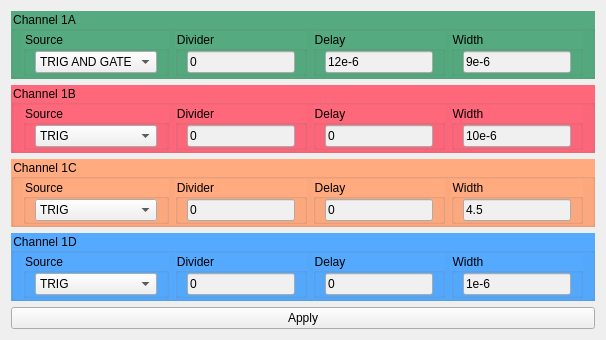
         <widget class="QWidget" name="tab_10">
          <attribute name="title">
           <string>Main trigger box</string>
          </attribute>
          <layout class="QGridLayout" name="gridLayout_58">
           <item row="1" column="0">
            <widget class="QGroupBox" name="groupBox_32">
             <property name="sizePolicy">
              <sizepolicy hsizetype="Preferred" vsizetype="Fixed">
               <horstretch>0</horstretch>
               <verstretch>0</verstretch>
              </sizepolicy>
             </property>
             <property name="styleSheet">
              <string notr="true">background-color: rgb(255, 103, 123);</string>
             </property>
             <property name="title">
              <string>Channel 1B</string>
             </property>
             <layout class="QGridLayout" name="gridLayout_43" columnstretch="1,1,1,1">
              <property name="topMargin">
               <number>0</number>
              </property>
              <property name="bottomMargin">
               <number>0</number>
              </property>
              <property name="verticalSpacing">
               <number>0</number>
              </property>
              <item row="0" column="0">
               <widget class="QGroupBox" name="groupBox_33">
                <property name="title">
                 <string>Source</string>
                </property>
                <layout class="QGridLayout" name="gridLayout_44">
                 <property name="topMargin">
                  <number>0</number>
                 </property>
                 <property name="bottomMargin">
                  <number>0</number>
                 </property>
                 <item row="0" column="0">
                  <widget class="QComboBox" name="comboBox_6">
                   <property name="styleSheet">
                    <string notr="true">background-color: rgb(240, 240, 240);</string>
                   </property>
                   <item>
                    <property name="text">
                     <string>TRIG</string>
                    </property>
                   </item>
                   <item>
                    <property name="text">
                     <string>TRIG AND GATE</string>
                    </property>
                   </item>
                  </widget>
                 </item>
                </layout>
               </widget>
              </item>
              <item row="0" column="1">
               <widget class="QGroupBox" name="groupBox_34">
                <property name="title">
                 <string>Divider</string>
                </property>
                <layout class="QGridLayout" name="gridLayout_45">
                 <property name="topMargin">
                  <number>0</number>
                 </property>
                 <property name="bottomMargin">
                  <number>0</number>
                 </property>
                 <item row="0" column="0">
                  <widget class="QLineEdit" name="lineEdit_13">
                   <property name="styleSheet">
                    <string notr="true">background-color: rgb(240, 240, 240);</string>
                   </property>
                   <property name="text">
                    <string>0</string>
                   </property>
                  </widget>
                 </item>
                </layout>
               </widget>
              </item>
              <item row="0" column="2">
               <widget class="QGroupBox" name="groupBox_35">
                <property name="title">
                 <string>Delay</string>
                </property>
                <layout class="QGridLayout" name="gridLayout_46">
                 <property name="topMargin">
                  <number>0</number>
                 </property>
                 <property name="bottomMargin">
                  <number>0</number>
                 </property>
                 <item row="0" column="0">
                  <widget class="QLineEdit" name="lineEdit_14">
                   <property name="styleSheet">
                    <string notr="true">background-color: rgb(240, 240, 240);</string>
                   </property>
                   <property name="text">
                    <string>0</string>
                   </property>
                  </widget>
                 </item>
                </layout>
               </widget>
              </item>
              <item row="0" column="3">
               <widget class="QGroupBox" name="groupBox_36">
                <property name="title">
                 <string>Width</string>
                </property>
                <layout class="QGridLayout" name="gridLayout_47">
                 <property name="topMargin">
                  <number>0</number>
                 </property>
                 <property name="bottomMargin">
                  <number>0</number>
                 </property>
                 <item row="0" column="0">
                  <widget class="QLineEdit" name="lineEdit_15">
                   <property name="styleSheet">
                    <string notr="true">background-color: rgb(240, 240, 240);</string>
                   </property>
                   <property name="text">
                    <string>10e-6</string>
                   </property>
                  </widget>
                 </item>
                </layout>
               </widget>
              </item>
             </layout>
            </widget>
           </item>
           <item row="0" column="0">
            <widget class="QGroupBox" name="groupBox_27">
             <property name="sizePolicy">
              <sizepolicy hsizetype="Preferred" vsizetype="Fixed">
               <horstretch>0</horstretch>
               <verstretch>0</verstretch>
              </sizepolicy>
             </property>
             <property name="styleSheet">
              <string notr="true">background-color: rgb(85, 170, 127);</string>
             </property>
             <property name="title">
              <string>Channel 1A</string>
             </property>
             <layout class="QGridLayout" name="gridLayout_41" columnstretch="1,1,1,1">
              <property name="topMargin">
               <number>0</number>
              </property>
              <property name="bottomMargin">
               <number>0</number>
              </property>
              <property name="verticalSpacing">
               <number>0</number>
              </property>
              <item row="0" column="0">
               <widget class="QGroupBox" name="groupBox_28">
                <property name="title">
                 <string>Source</string>
                </property>
                <layout class="QGridLayout" name="gridLayout_37">
                 <property name="topMargin">
                  <number>0</number>
                 </property>
                 <property name="bottomMargin">
                  <number>0</number>
                 </property>
                 <item row="0" column="0">
                  <widget class="QComboBox" name="comboBox_5">
                   <property name="styleSheet">
                    <string notr="true">background-color: rgb(240, 240, 240);</string>
                   </property>
                   <item>
                    <property name="text">
                     <string>TRIG AND GATE</string>
                    </property>
                   </item>
                   <item>
                    <property name="text">
                     <string>TRIG</string>
                    </property>
                   </item>
                  </widget>
                 </item>
                </layout>
               </widget>
              </item>
              <item row="0" column="1">
               <widget class="QGroupBox" name="groupBox_29">
                <property name="title">
                 <string>Divider</string>
                </property>
                <layout class="QGridLayout" name="gridLayout_38">
                 <property name="topMargin">
                  <number>0</number>
                 </property>
                 <property name="bottomMargin">
                  <number>0</number>
                 </property>
                 <item row="0" column="0">
                  <widget class="QLineEdit" name="lineEdit_9">
                   <property name="autoFillBackground">
                    <bool>false</bool>
                   </property>
                   <property name="styleSheet">
                    <string notr="true">background-color: rgb(240, 240, 240);</string>
                   </property>
                   <property name="text">
                    <string>0</string>
                   </property>
                  </widget>
                 </item>
                </layout>
               </widget>
              </item>
              <item row="0" column="2">
               <widget class="QGroupBox" name="groupBox_30">
                <property name="title">
                 <string>Delay</string>
                </property>
                <layout class="QGridLayout" name="gridLayout_39">
                 <property name="topMargin">
                  <number>0</number>
                 </property>
                 <property name="bottomMargin">
                  <number>0</number>
                 </property>
                 <item row="0" column="0">
                  <widget class="QLineEdit" name="lineEdit_10">
                   <property name="autoFillBackground">
                    <bool>false</bool>
                   </property>
                   <property name="styleSheet">
                    <string notr="true">background-color: rgb(240, 240, 240);</string>
                   </property>
                   <property name="text">
                    <string>12e-6</string>
                   </property>
                  </widget>
                 </item>
                </layout>
               </widget>
              </item>
              <item row="0" column="3">
               <widget class="QGroupBox" name="groupBox_31">
                <property name="title">
                 <string>Width</string>
                </property>
                <layout class="QGridLayout" name="gridLayout_40">
                 <property name="topMargin">
                  <number>0</number>
                 </property>
                 <property name="bottomMargin">
                  <number>0</number>
                 </property>
                 <item row="0" column="0">
                  <widget class="QLineEdit" name="lineEdit_11">
                   <property name="autoFillBackground">
                    <bool>false</bool>
                   </property>
                   <property name="styleSheet">
                    <string notr="true">background-color: rgb(240, 240, 240);</string>
                   </property>
                   <property name="text">
                    <string>9e-6</string>
                   </property>
                  </widget>
                 </item>
                </layout>
               </widget>
              </item>
             </layout>
            </widget>
           </item>
           <item row="2" column="0">
            <widget class="QGroupBox" name="groupBox_37">
             <property name="sizePolicy">
              <sizepolicy hsizetype="Preferred" vsizetype="Fixed">
               <horstretch>0</horstretch>
               <verstretch>0</verstretch>
              </sizepolicy>
             </property>
             <property name="styleSheet">
              <string notr="true">background-color: rgb(255, 170, 127);</string>
             </property>
             <property name="title">
              <string>Channel 1C</string>
             </property>
             <layout class="QGridLayout" name="gridLayout_48" columnstretch="1,1,1,1">
              <property name="topMargin">
               <number>0</number>
              </property>
              <property name="bottomMargin">
               <number>0</number>
              </property>
              <property name="verticalSpacing">
               <number>0</number>
              </property>
              <item row="0" column="0">
               <widget class="QGroupBox" name="groupBox_38">
                <property name="title">
                 <string>Source</string>
                </property>
                <layout class="QGridLayout" name="gridLayout_49">
                 <property name="topMargin">
                  <number>0</number>
                 </property>
                 <property name="bottomMargin">
                  <number>0</number>
                 </property>
                 <item row="0" column="0">
                  <widget class="QComboBox" name="comboBox_7">
                   <property name="styleSheet">
                    <string notr="true">background-color: rgb(240, 240, 240);</string>
                   </property>
                   <item>
                    <property name="text">
                     <string>TRIG</string>
                    </property>
                   </item>
                   <item>
                    <property name="text">
                     <string>TRIG AND GATE</string>
                    </property>
                   </item>
                  </widget>
                 </item>
                </layout>
               </widget>
              </item>
              <item row="0" column="1">
               <widget class="QGroupBox" name="groupBox_39">
                <property name="title">
                 <string>Divider</string>
                </property>
                <layout class="QGridLayout" name="gridLayout_50">
                 <property name="topMargin">
                  <number>0</number>
                 </property>
                 <property name="bottomMargin">
                  <number>0</number>
                 </property>
                 <item row="0" column="0">
                  <widget class="QLineEdit" name="lineEdit_17">
                   <property name="styleSheet">
                    <string notr="true">background-color: rgb(240, 240, 240);</string>
                   </property>
                   <property name="text">
                    <string>0</string>
                   </property>
                  </widget>
                 </item>
                </layout>
               </widget>
              </item>
              <item row="0" column="2">
               <widget class="QGroupBox" name="groupBox_40">
                <property name="title">
                 <string>Delay</string>
                </property>
                <layout class="QGridLayout" name="gridLayout_51">
                 <property name="topMargin">
                  <number>0</number>
                 </property>
                 <property name="bottomMargin">
                  <number>0</number>
                 </property>
                 <item row="0" column="0">
                  <widget class="QLineEdit" name="lineEdit_18">
                   <property name="styleSheet">
                    <string notr="true">background-color: rgb(240, 240, 240);</string>
                   </property>
                   <property name="text">
                    <string>0</string>
                   </property>
                  </widget>
                 </item>
                </layout>
               </widget>
              </item>
              <item row="0" column="3">
               <widget class="QGroupBox" name="groupBox_41">
                <property name="title">
                 <string>Width</string>
                </property>
                <layout class="QGridLayout" name="gridLayout_52">
                 <property name="topMargin">
                  <number>0</number>
                 </property>
                 <property name="bottomMargin">
                  <number>0</number>
                 </property>
                 <item row="0" column="0">
                  <widget class="QLineEdit" name="lineEdit_19">
                   <property name="styleSheet">
                    <string notr="true">background-color: rgb(240, 240, 240);</string>
                   </property>
                   <property name="text">
                    <string>4.5</string>
                   </property>
                  </widget>
                 </item>
                </layout>
               </widget>
              </item>
             </layout>
            </widget>
           </item>
           <item row="3" column="0">
            <widget class="QGroupBox" name="groupBox_42">
             <property name="sizePolicy">
              <sizepolicy hsizetype="Preferred" vsizetype="Fixed">
               <horstretch>0</horstretch>
               <verstretch>0</verstretch>
              </sizepolicy>
             </property>
             <property name="styleSheet">
              <string notr="true">background-color: rgb(85, 170, 255);</string>
             </property>
             <property name="title">
              <string>Channel 1D</string>
             </property>
             <layout class="QGridLayout" name="gridLayout_53" columnstretch="1,1,1,1">
              <property name="topMargin">
               <number>0</number>
              </property>
              <property name="bottomMargin">
               <number>0</number>
              </property>
              <property name="verticalSpacing">
               <number>0</number>
              </property>
              <item row="0" column="0">
               <widget class="QGroupBox" name="groupBox_43">
                <property name="title">
                 <string>Source</string>
                </property>
                <layout class="QGridLayout" name="gridLayout_54">
                 <property name="topMargin">
                  <number>0</number>
                 </property>
                 <property name="bottomMargin">
                  <number>0</number>
                 </property>
                 <item row="0" column="0">
                  <widget class="QComboBox" name="comboBox_8">
                   <property name="styleSheet">
                    <string notr="true">background-color: rgb(240, 240, 240);</string>
                   </property>
                   <item>
                    <property name="text">
                     <string>TRIG</string>
                    </property>
                   </item>
                   <item>
                    <property name="text">
                     <string>TRIG AND GATE</string>
                    </property>
                   </item>
                  </widget>
                 </item>
                </layout>
               </widget>
              </item>
              <item row="0" column="1">
               <widget class="QGroupBox" name="groupBox_44">
                <property name="title">
                 <string>Divider</string>
                </property>
                <layout class="QGridLayout" name="gridLayout_55">
                 <property name="topMargin">
                  <number>0</number>
                 </property>
                 <property name="bottomMargin">
                  <number>0</number>
                 </property>
                 <item row="0" column="0">
                  <widget class="QLineEdit" name="lineEdit_21">
                   <property name="styleSheet">
                    <string notr="true">background-color: rgb(240, 240, 240);</string>
                   </property>
                   <property name="text">
                    <string>0</string>
                   </property>
                  </widget>
                 </item>
                </layout>
               </widget>
              </item>
              <item row="0" column="2">
               <widget class="QGroupBox" name="groupBox_45">
                <property name="title">
                 <string>Delay</string>
                </property>
                <layout class="QGridLayout" name="gridLayout_56">
                 <property name="topMargin">
                  <number>0</number>
                 </property>
                 <property name="bottomMargin">
                  <number>0</number>
                 </property>
                 <item row="0" column="0">
                  <widget class="QLineEdit" name="lineEdit_22">
                   <property name="styleSheet">
                    <string notr="true">background-color: rgb(240, 240, 240);</string>
                   </property>
                   <property name="text">
                    <string>0</string>
                   </property>
                  </widget>
                 </item>
                </layout>
               </widget>
              </item>
              <item row="0" column="3">
               <widget class="QGroupBox" name="groupBox_46">
                <property name="title">
                 <string>Width</string>
                </property>
                <layout class="QGridLayout" name="gridLayout_57">
                 <property name="topMargin">
                  <number>0</number>
                 </property>
                 <property name="bottomMargin">
                  <number>0</number>
                 </property>
                 <item row="0" column="0">
                  <widget class="QLineEdit" name="lineEdit_23">
                   <property name="styleSheet">
                    <string notr="true">background-color: rgb(240, 240, 240);</string>
                   </property>
                   <property name="text">
                    <string>1e-6</string>
                   </property>
                  </widget>
                 </item>
                </layout>
               </widget>
              </item>
             </layout>
            </widget>
           </item>
           <item row="4" column="0">
            <widget class="QPushButton" name="pushButton_10">
             <property name="text">
              <string>Apply</string>
             </property>
            </widget>
           </item>
          </layout>
         </widget>
